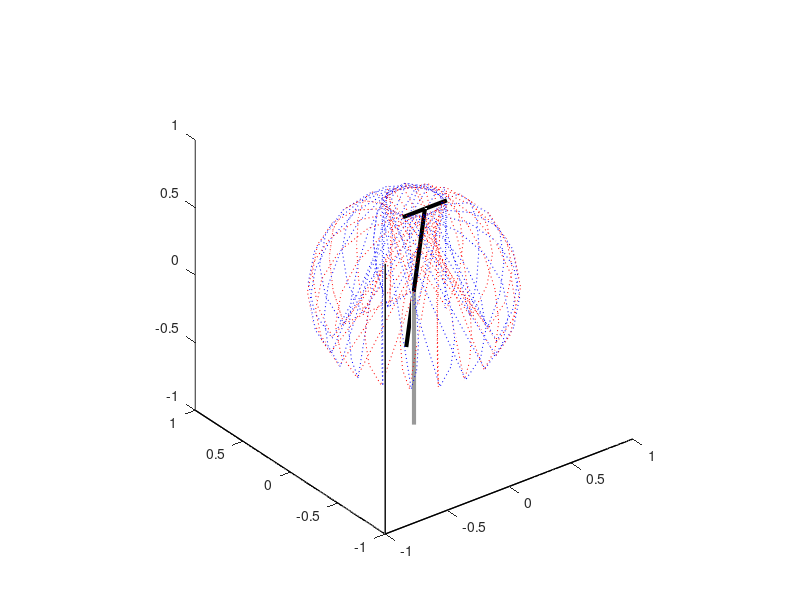

Reproduce this figure in MATLAB.
clear; clc;

L_w=0.470; %distancia del contrapeso al eje de elevacion
L_a=0.660; %distancia del eje de rotacion al extremo de las helices
L_h=0.178; %distancia del eje pitch a un motor.

Elevacion = 0;
Pitch = 0;
Traslacion = 0;
i=1;

for Traslacion = 0:20:360
    for Elevacion = -40:20:100

Elevacion_nueva = Elevacion*(pi/180);
Pitch_nuevo = 0;
Traslacion_nueva = Traslacion*(pi/180);

%Matrices de coordenadas cartesianas de los cuerpos en movimiento.
HTM_BASE_TO_TRAVEL = [cos(Traslacion_nueva) sin(Traslacion_nueva) 0 0; %de la base al eje de traslacion
                     -sin(Traslacion_nueva) cos(Traslacion_nueva) 0 0;
                      0 0 1 0;
                      0 0 0 1];

HTM_TRAVEL_TO_CW = [1 0 0 0;                                           %del eje de traslacion al contrapeso
                    0 cos(Elevacion_nueva) -sin(Elevacion_nueva) -cos(Elevacion_nueva)*L_w;
                    0 sin(Elevacion_nueva) cos(Elevacion_nueva) -sin(Elevacion_nueva)*L_w;
                    0 0 0 1];

HTM_TRAVEL_TO_HB  = [1 0 0 0;                                           %del eje de traslacion al centro de las helices
                     0 cos(Elevacion_nueva) -sin(Elevacion_nueva) cos(Elevacion_nueva)*L_a;
                     0 sin(Elevacion_nueva) cos(Elevacion_nueva) sin(Elevacion_nueva)*L_a;
                     0 0 0 1];
                 
HTM_HB_TO_FM = [cos(Pitch_nuevo) 0 -sin(Pitch_nuevo) cos(Pitch_nuevo)*L_h;  %del centro de las helices al motor de enfrente
                0 1 0 0;
                sin(Pitch_nuevo) 0 cos(Pitch_nuevo) sin(Pitch_nuevo)*L_h;
                0 0 0 1];
            
HTM_HB_TO_BM = [cos(Pitch_nuevo) 0 -sin(Pitch_nuevo) -cos(Pitch_nuevo)*L_h; %del centro de las helices al motor de atras
              0 1 0 0;
              sin(Pitch_nuevo) 0 cos(Pitch_nuevo) -sin(Pitch_nuevo)*L_h;
              0 0 0 1];
          
HTM_BASE_TO_CW = HTM_BASE_TO_TRAVEL*HTM_TRAVEL_TO_CW;     %de la base al contrapeso

HTM_BASE_TO_HB = HTM_BASE_TO_TRAVEL*HTM_TRAVEL_TO_HB;     %de la base al centro de las helices

HTM_BASE_TO_FM = HTM_BASE_TO_HB* HTM_HB_TO_FM;            %de la base al motor frontal

HTM_BASE_TO_BM = HTM_BASE_TO_HB* HTM_HB_TO_BM;            %de la base al motor de atras

hold off
plot3([0 HTM_BASE_TO_TRAVEL(1,4)], [0 HTM_BASE_TO_TRAVEL(2,4)], [-1 HTM_BASE_TO_TRAVEL(3,4)],'Color', [0.6 0.6 0.6], 'LineWidth', 3); %eje de base del bicoptero
hold on

plot3([HTM_BASE_TO_CW(1,4),HTM_BASE_TO_HB(1,4)], [HTM_BASE_TO_CW(2,4),HTM_BASE_TO_HB(2,4)], [HTM_BASE_TO_CW(3,4),HTM_BASE_TO_HB(3,4)], 'k', 'LineWidth', 3); %cuerpo del bicoptero
    
plot3([HTM_BASE_TO_HB(1,4),HTM_BASE_TO_FM(1,4)],[HTM_BASE_TO_HB(2,4),HTM_BASE_TO_FM(2,4)],[HTM_BASE_TO_HB(3,4),HTM_BASE_TO_FM(3,4)], 'k', 'LineWidth', 3); %helice derecha
plot3([HTM_BASE_TO_HB(1,4),HTM_BASE_TO_BM(1,4)],[HTM_BASE_TO_HB(2,4),HTM_BASE_TO_BM(2,4)],[HTM_BASE_TO_HB(3,4),HTM_BASE_TO_BM(3,4)], 'k', 'LineWidth', 3); %helice izquierda

%tres ejes (x,y,z) para reescalar lo ya graficado
plot3([-1,1],[-1,-1],[-1,-1], 'k', 'LineWidth', 1);
plot3([-1,-1],[-1,1],[-1,-1], 'k', 'LineWidth', 1);
plot3([-1,-1],[-1,-1],[-1, 1], 'k', 'LineWidth', 1);

%se guardan las trayectorias de las posiciones de los motores
i=i+1;
Xb(i)=HTM_BASE_TO_FM(1,4);
Yb(i)=HTM_BASE_TO_FM(2,4);
Zb(i)=HTM_BASE_TO_FM(3,4);
Xf(i)=HTM_BASE_TO_BM(1,4);
Yf(i)=HTM_BASE_TO_BM(2,4);
Zf(i)=HTM_BASE_TO_BM(3,4);

%graficamos dichos vectores guardados
plot3(Xb,Yb,Zb,':b');
plot3(Xf,Yf,Zf,':r');

axis equal;


pause(0.002);

    end
end
